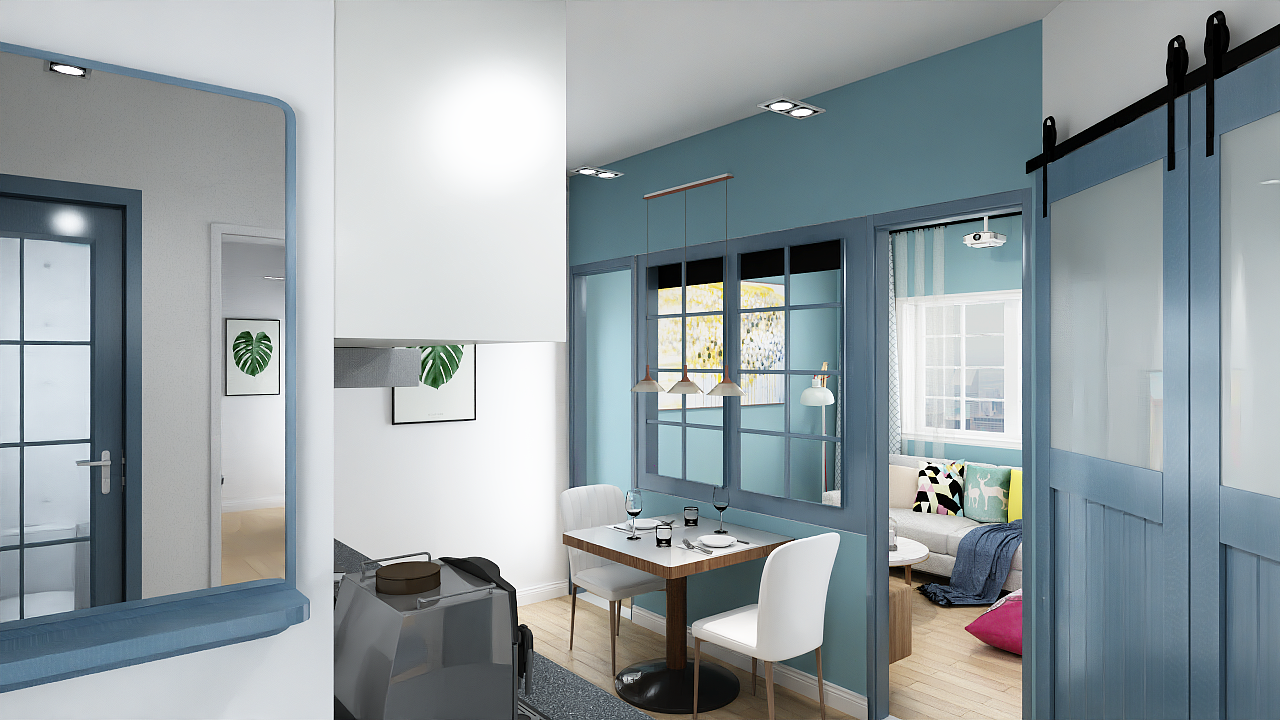
#> input picture FilterTutorial/data/rgb_rawlight.png, 1280 x 720 px
$ jupyter execute 02_Canny_edge_detection.ipynb
#> lines starting #> are read from the running program, lines starting #| are printed output that depends on the picture
# Canny Edge Detection

Canny는 단순히 한 번의 커널 연산으로 끝나는 필터가 아니라, 다음 단계를 순차적으로 수행하는 다단계 에지 검출 알고리즘이다.

1. Gaussian Blur로 노이즈 제거
2. Sobel 연산으로 기울기 계산
3. Non-Maximum Suppression으로 에지 얇게 만들기
4. Double Threshold로 강한 에지와 약한 에지 구분
5. Hysteresis로 최종 에지 연결

OpenCV에서는 이 전체 과정을 cv2.Canny() 하나로 수행할 수 있다.
그러면 너무 쉬운데...

## 3. 핵심 파라미터

```python
edges = cv2.Canny(
    blurred,
    threshold1=50,
    threshold2=150
)
```

Canny Edge Detection에서 핵심 파라미터는 `threshold1`과 `threshold2`이다.

- `threshold1`: 낮은 임계값
- `threshold2`: 높은 임계값

픽셀의 기울기 크기를 $G(x,y)$, 낮은 임계값을 $T_{\text{low}}$, 높은 임계값을 $T_{\text{high}}$라고 하자.

---

### `threshold1`: 낮은 임계값

`threshold1`은 약한 에지 후보를 구분하는 낮은 임계값이다.

기울기 크기 $G(x,y)$가 낮은 임계값 $T_{\text{low}}$보다 작으면 에지가 아닌 것으로 판단하여 제거한다.

$$
G(x,y) < T_{\text{low}}
$$

기울기 크기가 낮은 임계값 이상이면서 높은 임계값보다 작으면 약한 에지 후보로 분류한다.

$$
T_{\text{low}} \leq G(x,y) < T_{\text{high}}
$$

약한 에지는 주변의 강한 에지와 연결된 경우에만 최종 에지로 유지된다.

---

### `threshold2`: 높은 임계값

`threshold2`는 강한 에지를 구분하는 높은 임계값이다.

기울기 크기가 높은 임계값 $T_{\text{high}}$ 이상이면 해당 픽셀을 강한 에지로 판단한다.

$$
G(x,y) \geq T_{\text{high}}
$$

강한 에지는 최종 결과에 직접 포함된다. 또한 주변에 연결된 약한 에지를 유지할지를 판단하는 기준으로 사용된다.

---

### 임계값에 따른 에지 분류

일반적인 경향은 다음과 같다.

| 임계값 | 결과                   |
| --- | -------------------- |
| 낮음  | 약한 경계와 노이즈까지 많이 검출   |
| 중간  | 주요 구조와 세부 경계가 적절히 검출 |
| 높음  | 강한 경계만 남고 약한 에지는 제거  |

---

### 임계값의 일반적인 비율

일반적으로 높은 임계값은 낮은 임계값의 약 2배에서 3배 정도로 설정하는 경우가 많다.

$$
T_{\text{high}} \approx 2T_{\text{low}}
$$

또는

$$
T_{\text{high}} \approx 3T_{\text{low}}
$$

이를 범위로 표현하면 다음과 같다.

$$
2T_{\text{low}}
\leq
T_{\text{high}}
\leq
3T_{\text{low}}
$$

하지만 이는 절대적인 규칙이 아니다. 이미지의 밝기, 대비, 노이즈 수준과 검출하려는 구조의 특성에 따라 두 임계값을 조정해야 한다.

### Gaussian Blur 유무 비교

Canny 내부에도 Gaussian smoothing 단계가 있지만, OpenCV의 cv2.Canny()를 사용할 때는 직접 blur를 먼저 적용하여 노이즈 수준을 조정하는 경우가 많다.
Gaussian Blur를 적용하면 작은 질감과 센서 노이즈에 의한 에지가 줄어든다. 반면 blur가 너무 강하면 문틀, 벽 경계, 얇은 선과 같은 중요한 구조도 사라질 수 있다.

[cell 1]
import cv2
import matplotlib.pyplot as plt

# 이미지 불러오기
image = cv2.imread("./data/rgb_rawlight.png")
#> image is the input picture: shape (720, 1280, 3); mean B, G, R 160.5, 156.9, 147.3

# OpenCV는 BGR 순서이므로 RGB로 변환
image_rgb = cv2.cvtColor(image, cv2.COLOR_BGR2RGB)

# Grayscale 변환
gray = cv2.cvtColor(image, cv2.COLOR_BGR2GRAY)
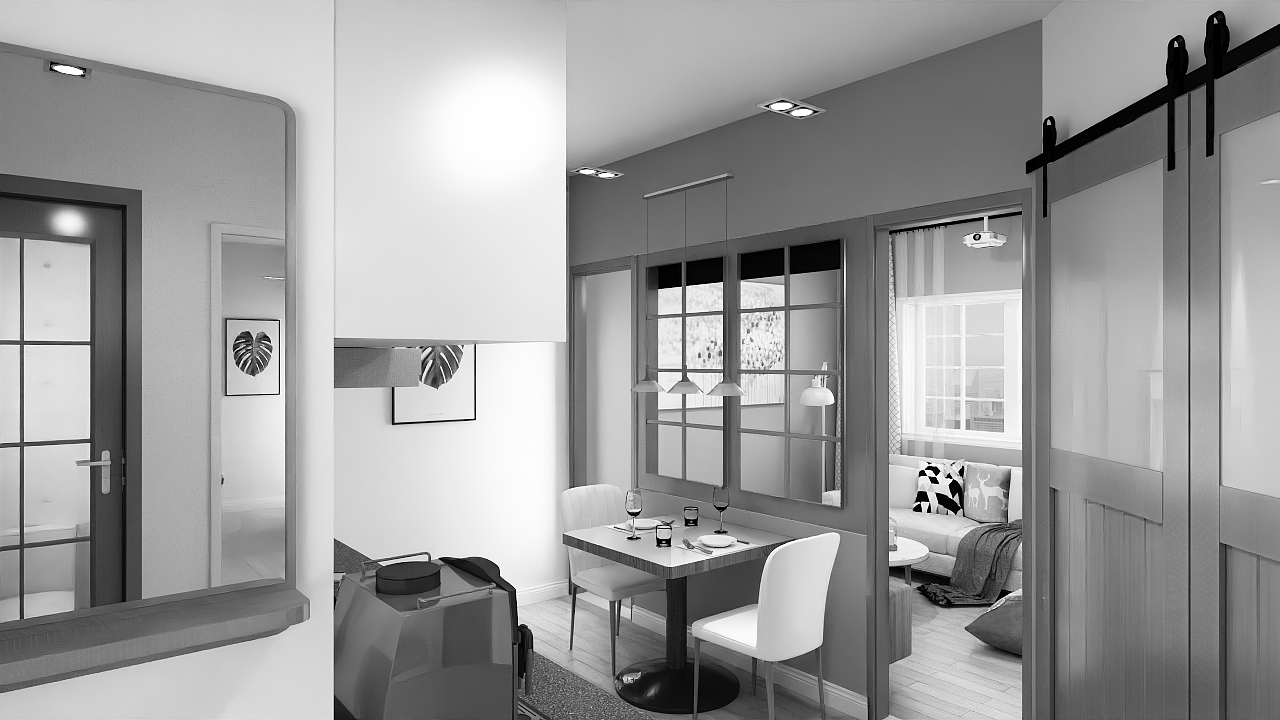
#> gray: shape (720, 1280); min 0, max 255, mean 154.5

# Gaussian Blur
blurred = cv2.GaussianBlur(gray, (5, 5), 1.4)
blurred_g = gray

# Canny Edge Detection
edges = cv2.Canny(
    blurred,
    threshold1=50,
    threshold2=150
)
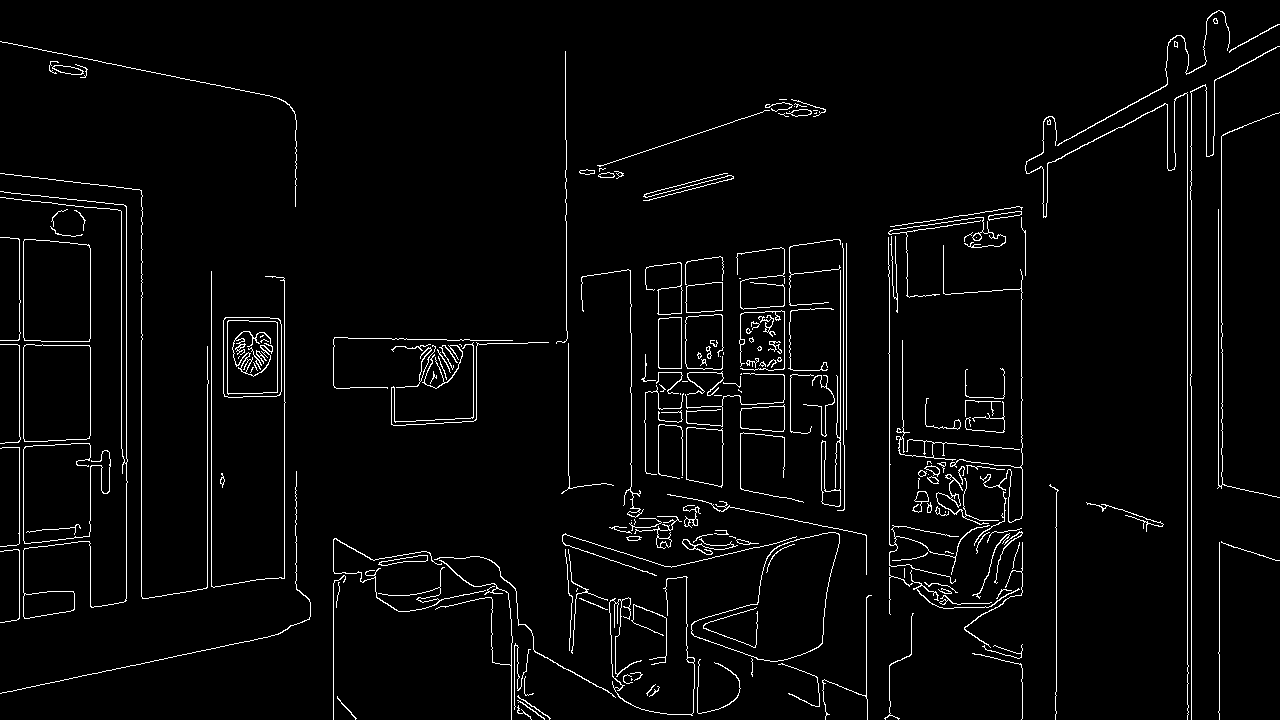
#> edges: shape (720, 1280); 3.2% white in thin lines or dots

edges_gray = cv2.Canny(
    blurred_g,
    threshold1=50,
    threshold2=150
)
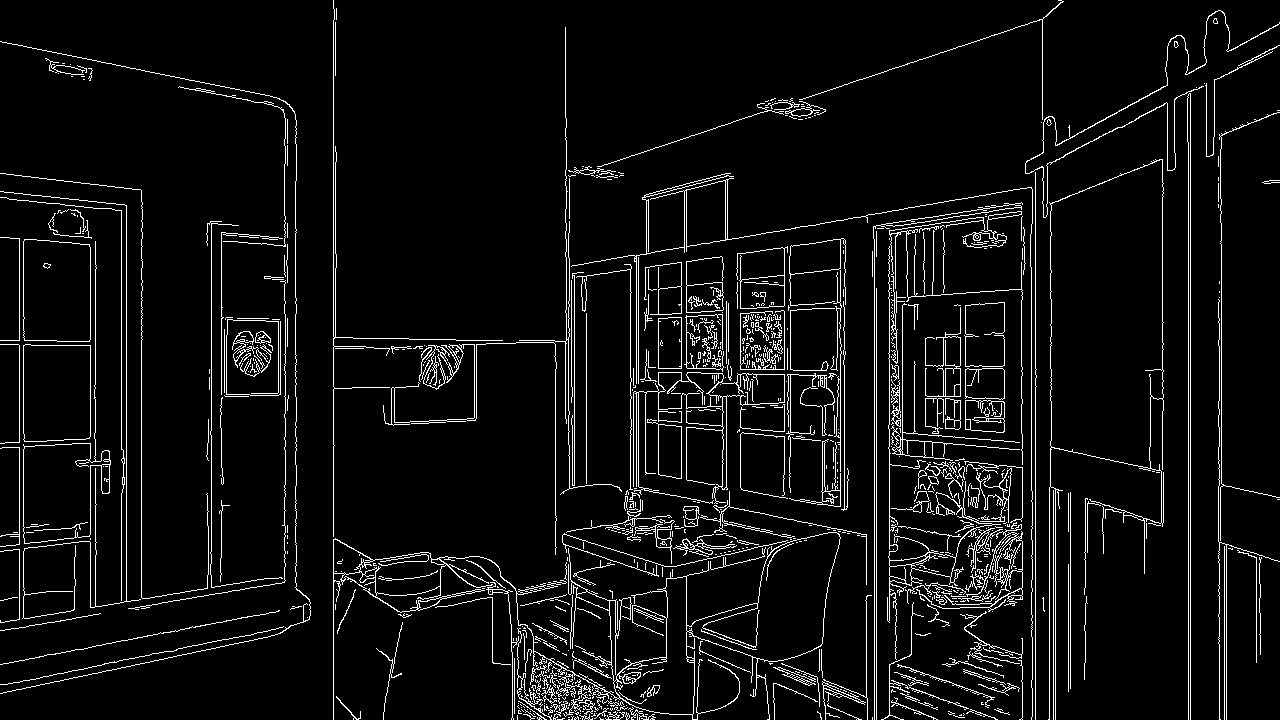
#> edges_gray: shape (720, 1280); 5.9% white in thin lines or dots

# 결과 출력
plt.figure(figsize=(15, 20))

plt.subplot(4, 1, 1)
plt.imshow(image_rgb)
plt.title("Original Image")
plt.axis("off")

plt.subplot(4, 1, 2)
plt.imshow(blurred, cmap="gray")
plt.title("Gaussian Blurred")
plt.axis("off")

plt.subplot(4, 1, 3)
plt.imshow(edges, cmap="gray")
plt.title("Canny Edge")
plt.axis("off")

plt.subplot(4, 1, 4)
plt.imshow(edges_gray, cmap="gray")
plt.title("Canny Edge (w/out Gaussian Blur)")
plt.axis("off")

plt.tight_layout()
plt.show()
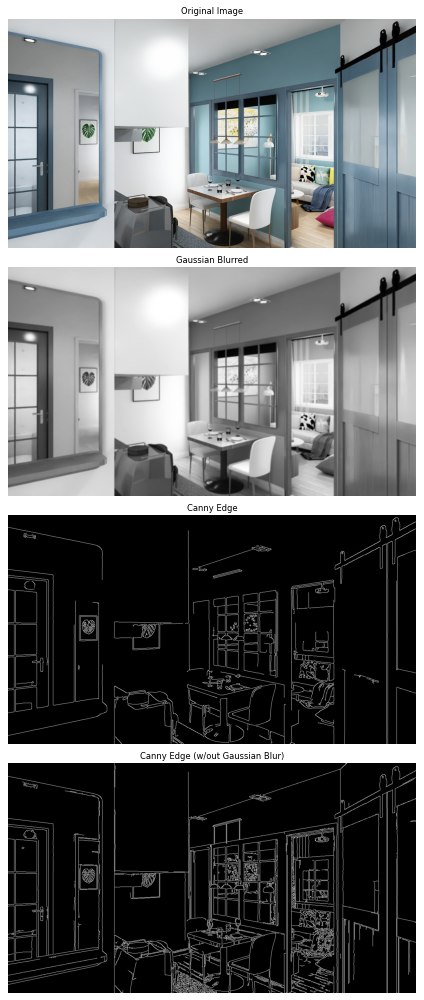
#> figure drawn by matplotlib, 4 panels

[cell 2]
blurred = cv2.GaussianBlur(image, (5, 5), 1.4)
#> blurred: shape (720, 1280, 3)

edges_low = cv2.Canny(blurred, 30, 90)
#> edges_low: shape (720, 1280); 4.9% white in thin lines or dots
edges_middle = cv2.Canny(blurred, 50, 150)
#> edges_middle: shape (720, 1280); 3.7% white in thin lines or dots
edges_high = cv2.Canny(blurred, 100, 200)
#> edges_high: shape (720, 1280); 2.8% white in thin lines or dots

plt.figure(figsize=(16, 20))

plt.subplot(4, 1, 1)
plt.imshow(image, cmap="gray")
plt.title("Original")
plt.axis("off")

plt.subplot(4, 1, 2)
plt.imshow(edges_low, cmap="gray")
plt.title("Threshold: 30, 90")
plt.axis("off")

plt.subplot(4, 1, 3)
plt.imshow(edges_middle, cmap="gray")
plt.title("Threshold: 50, 150")
plt.axis("off")

plt.subplot(4, 1, 4)
plt.imshow(edges_high, cmap="gray")
plt.title("Threshold: 100, 200")
plt.axis("off")

plt.tight_layout()
plt.show()
#> figure, not shown here; B, G, R data is drawn as R, G, B

[cell 3]
#원본에 오버레이를 해보면 엣지가 잘 검출되었는지 확인할 수 있습니다.

image_rgb = cv2.cvtColor(image, cv2.COLOR_BGR2RGB)

gray = cv2.cvtColor(image, cv2.COLOR_BGR2GRAY)
blurred = cv2.GaussianBlur(gray, (5, 5), 1.4)
edges = cv2.Canny(blurred, 50, 150)

overlay = image_rgb.copy()

# 에지 위치를 빨간색으로 표시
overlay[edges > 0] = [255, 0, 0]
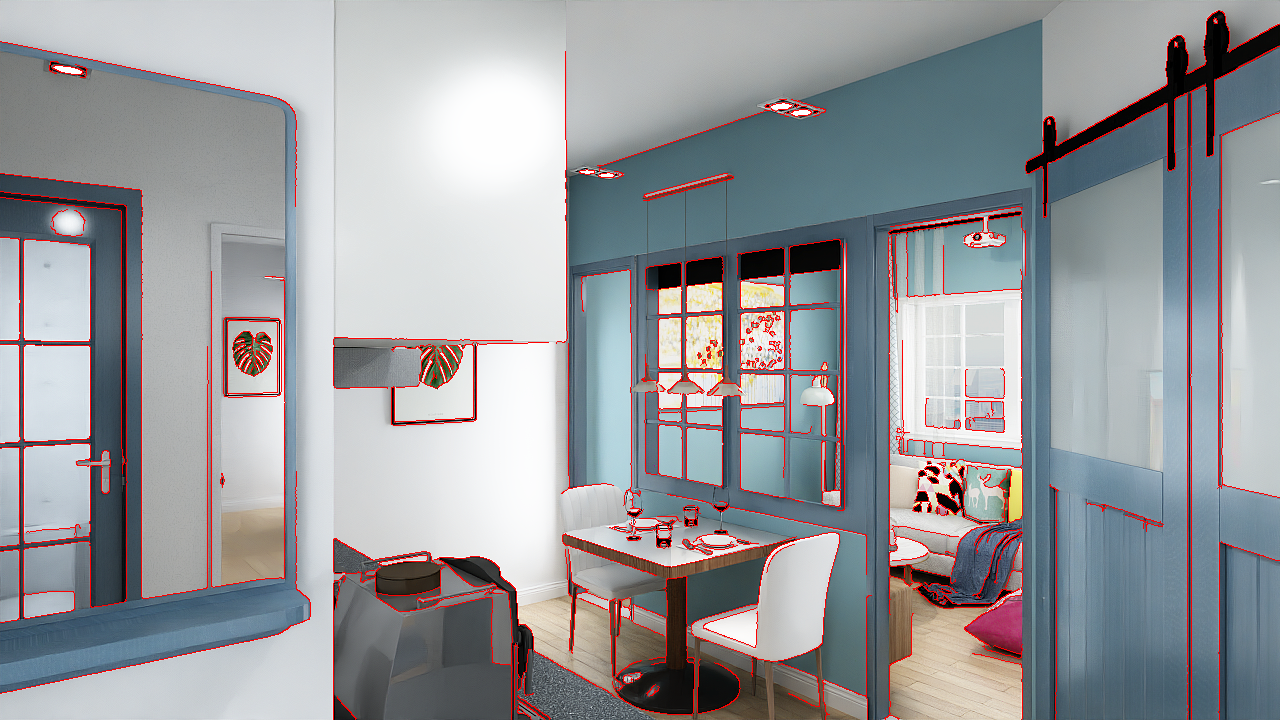
#> overlay: shape (720, 1280, 3); mean R, G, B 151.4, 152.6, 156.2

plt.figure(figsize=(12, 10))

plt.subplot(2, 1, 1)
plt.imshow(edges, cmap="gray")
plt.title("Canny Edge")
plt.axis("off")

plt.subplot(2, 1, 2)
plt.imshow(overlay)
plt.title("Edge Overlay")
plt.axis("off")

plt.tight_layout()
plt.show()
